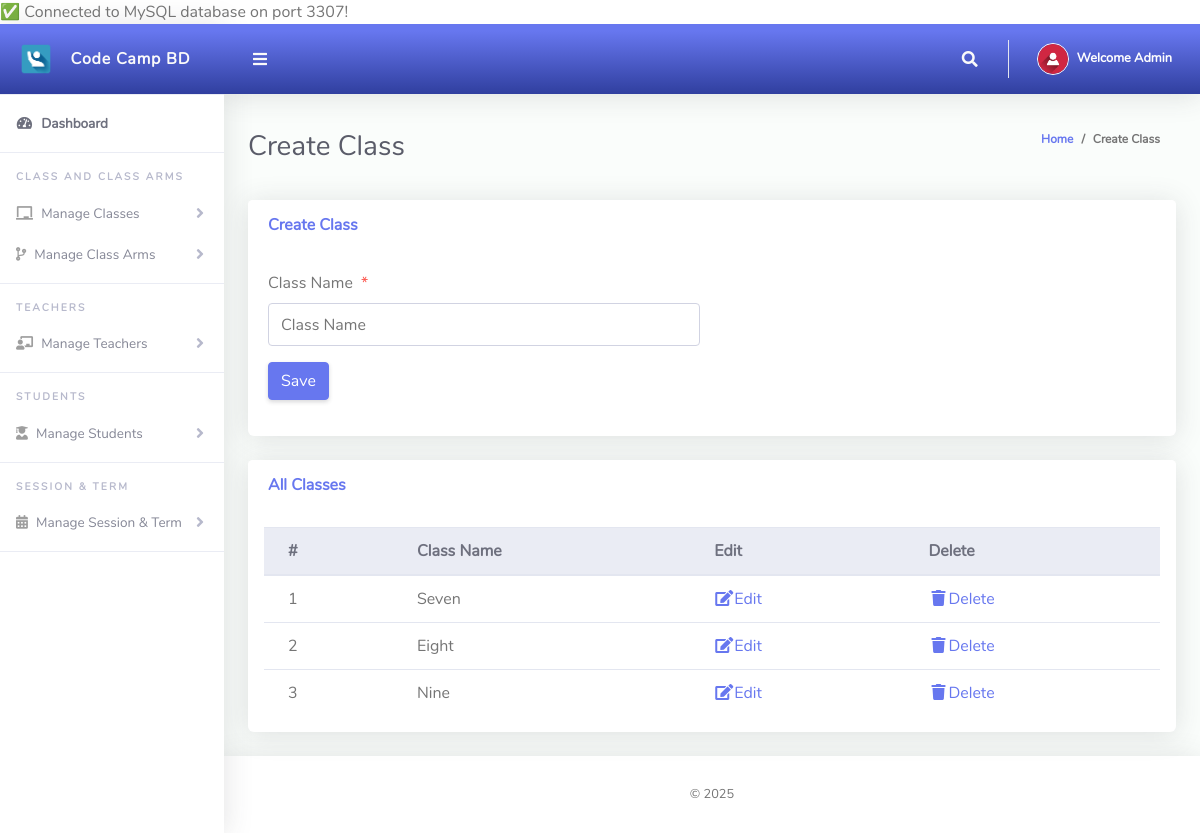
The app's page /Admin/createClass.php (signed in) with its own data.
### tables this page shows
CREATE TABLE `tblclass` (
  `Id` int(10) NOT NULL,
  `className` varchar(255) NOT NULL
);

### Admin/createClass.php (the view, shortened to what this page needs)
<?php
include '../Includes/dbcon.php';
?>
<!DOCTYPE html>
<html lang="en">
<head>
  <link href="../vendor/fontawesome-free/css/all.min.css" rel="stylesheet" type="text/css">
  <link href="../vendor/bootstrap/css/bootstrap.min.css" rel="stylesheet" type="text/css">
  <link href="css/ruang-admin.min.css" rel="stylesheet">
</head>
<body id="page-top">
  <div id="wrapper">
      <?php include "Includes/sidebar.php";?>
    <div id="content-wrapper" class="d-flex flex-column">
      <div id="content">
       <?php include "Includes/topbar.php";?>
        <div class="container-fluid" id="container-wrapper">
          <div class="d-sm-flex align-items-center justify-content-between mb-4">
            <h1 class="h3 mb-0 text-gray-800">Create Class</h1>
            <ol class="breadcrumb">
              <li class="breadcrumb-item"><a href="./">Home</a></li>
              <li class="breadcrumb-item active" aria-current="page">Create Class</li>
            </ol>
          </div>
          <div class="row">
            <div class="col-lg-12">
              <div class="card mb-4">
                <div class="card-header py-3 d-flex flex-row align-items-center justify-content-between">
                  <h6 class="m-0 font-weight-bold text-primary">Create Class</h6>
                </div>
                <div class="card-body">
                  <form method="post">
                    <div class="form-group row mb-3">
                        <div class="col-xl-6">
                            <label class="form-control-label">Class Name<span class="text-danger ml-2">*</span></label>
                      <input type="text" class="form-control" name="className" value="<?php echo $row['className'];?>" id="exampleInputFirstName" placeholder="Class Name">
                        </div>
                    </div>
                      <?php
                    if (isset($Id))
                    {
                    ?>
                    <button type="submit" name="update" class="btn btn-warning">Update</button>
                    &nbsp;&nbsp;&nbsp;&nbsp;&nbsp;&nbsp;&nbsp;&nbsp;&nbsp;&nbsp;
                    <?php
                    } else {
                    ?>
                    <button type="submit" name="save" class="btn btn-primary">Save</button>
                    <?php
                    }
                    ?>
                  </form>
                </div>
              </div>
                 <div class="row">
              <div class="col-lg-12">
              <div class="card mb-4">
                <div class="card-header py-3 d-flex flex-row align-items-center justify-content-between">
                  <h6 class="m-0 font-weight-bold text-primary">All Classes</h6>
                </div>
                <div class="table-responsive p-3">
                  <table class="table align-items-center table-flush table-hover" id="dataTableHover">
                    <thead class="thead-light">
                      <tr>
                        <th>#</th>
                        <th>Class Name</th>
                        <th>Edit</th>
                        <th>Delete</th>
                      </tr>
                    </thead>
                    <tbody>
                  <?php
                      $query = "SELECT * FROM tblclass";
                      $rs = $conn->query($query);
                      $num = $rs->num_rows;
                      $sn=0;
                      if($num > 0)
                      {
                        while ($rows = $rs->fetch_assoc())
                          {
                             $sn = $sn + 1;
                            echo"
                              <tr>
                                <td>".$sn."</td>
                                <td>".$rows['className']."</td>
                                <td><a href='?action=edit&Id=".$rows['Id']."'><i class='fas fa-fw fa-edit'></i>Edit</a></td>
                                <td><a href='?action=delete&Id=".$rows['Id']."'><i class='fas fa-fw fa-trash'></i>Delete</a></td>
                              </tr>";
                          }
                      }
                      else
                      {
                           echo
                           "<div class='alert alert-danger' role='alert'>
                            No Record Found!
                            </div>";
                      }
                      ?>
                    </tbody>
                  </table>
                </div>
              </div>
            </div>
            </div>
          </div>
        </div>
      </div>
       <?php include "Includes/footer.php";?>
    </div>
  </div>
</body>
</html>

### Admin/Includes/topbar.php (shortened to what this page needs)
<?php
  $query = "SELECT * FROM tbladmin WHERE Id = ".$_SESSION['userId']."";
  $rs = $conn->query($query);
  $rows = $rs->fetch_assoc();
  $fullName = $rows['firstName']." ".$rows['lastName'];
?>
<nav class="navbar navbar-expand navbar-light bg-gradient-primary topbar mb-4 static-top">
          <button id="sidebarToggleTop" class="btn btn-link rounded-circle mr-3">
            <i class="fa fa-bars"></i>
          </button>
          <ul class="navbar-nav ml-auto">
            <li class="nav-item dropdown no-arrow">
              <a class="nav-link dropdown-toggle" href="#" id="searchDropdown" role="button" data-toggle="dropdown"
                aria-haspopup="true" aria-expanded="false">
                <i class="fas fa-search fa-fw"></i>
              </a>
            </li>
            <li class="nav-item dropdown no-arrow">
              <a class="nav-link dropdown-toggle" href="#" id="userDropdown" role="button" data-toggle="dropdown"
                aria-haspopup="true" aria-expanded="false">
                <img class="img-profile rounded-circle" src="img/user-icn.png" style="max-width: 60px">
                <span class="ml-2 d-none d-lg-inline text-white small"><b>Welcome <?php echo $fullName;?></b></span>
              </a>
            </li>
          </ul>
        </nav>

### records on screen
tblclass: className "Seven"
tblclass: className "Eight"
tblclass: className "Nine"

### other values on screen
$port "3307"
$fullName "Admin"
